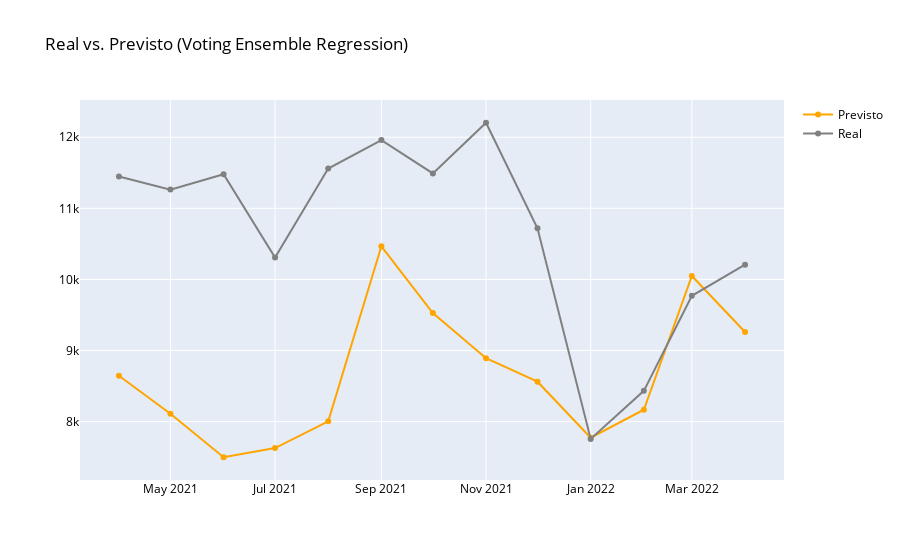

The cell this chart's notebook holds for it:
### Code cell
fig = go.Figure(data=[
    go.Scatter(name='Previsto', x=df_r_teste['data'], y=pred_teste_ensemble_tuned, marker={'color': 'orange'}),
    go.Scatter(name='Real', x=df_r_teste['data'], y=y_r_teste, marker={'color': 'gray'})
    ])
fig.update_layout(font=dict(color='black'), title_text='Real vs. Previsto (Voting Ensemble Regression)')
fig.show()

### Figure 1 — Plotly figure (JSON) as saved in the notebook; plotly's stock layout.template omitted (floating-point values rounded to 4 significant figures)
{"data": [{"marker": {"color": "orange"}, "name": "Previsto", "type": "scatter", "x": ["2021-04-01", "2021-05-01", "2021-06-01", "2021-07-01", "2021-08-01", "2021-09-01", "2021-10-01", "2021-11-01", "2021-12-01", "2022-01-01", "2022-02-01", "2022-03-01", "2022-04-01"], "y": [8646.0, 8111.0, 7499.0, 7629.0, 8005.0, 10470.0, 9528.0, 8892.0, 8562.0, 7775.0, 8167.0, 10050.0, 9261.0]}, {"marker": {"color": "gray"}, "name": "Real", "type": "scatter", "x": ["2021-04-01", "2021-05-01", "2021-06-01", "2021-07-01", "2021-08-01", "2021-09-01", "2021-10-01", "2021-11-01", "2021-12-01", "2022-01-01", "2022-02-01", "2022-03-01", "2022-04-01"], "y": [11447, 11263, 11480, 10307, 11559, 11959, 11491, 12203, 10718, 7757, 8433, 9770, 10208]}], "layout": {"font": {"color": "black"}, "title": {"text": "Real vs. Previsto (Voting Ensemble Regression)"}}}
